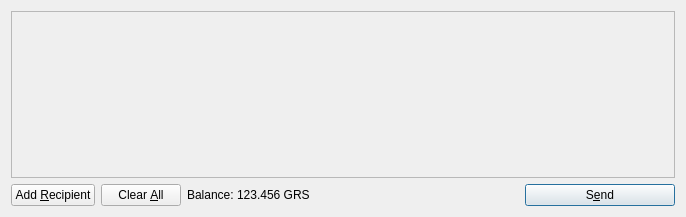
<?xml version="1.0" encoding="UTF-8"?>
<ui version="4.0">
 <class>SendCoinsDialog</class>
 <widget class="QDialog" name="SendCoinsDialog">
  <property name="geometry">
   <rect>
    <x>0</x>
    <y>0</y>
    <width>686</width>
    <height>217</height>
   </rect>
  </property>
  <property name="windowTitle">
   <string>Send Coins</string>
  </property>
  <layout class="QVBoxLayout" name="verticalLayout">
   <item>
    <widget class="QScrollArea" name="scrollArea">
     <property name="widgetResizable">
      <bool>true</bool>
     </property>
     <widget class="QWidget" name="scrollAreaWidgetContents">
      <property name="geometry">
       <rect>
        <x>0</x>
        <y>0</y>
        <width>666</width>
        <height>165</height>
       </rect>
      </property>
      <layout class="QVBoxLayout" name="verticalLayout_2">
       <property name="margin">
        <number>0</number>
       </property>
       <item>
        <layout class="QVBoxLayout" name="entries">
         <property name="spacing">
          <number>6</number>
         </property>
        </layout>
       </item>
       <item>
        <spacer name="verticalSpacer">
         <property name="orientation">
          <enum>Qt::Vertical</enum>
         </property>
         <property name="sizeHint" stdset="0">
          <size>
           <width>20</width>
           <height>40</height>
          </size>
         </property>
        </spacer>
       </item>
      </layout>
     </widget>
    </widget>
   </item>
   <item>
    <layout class="QHBoxLayout" name="horizontalLayout">
     <item>
      <widget class="QPushButton" name="addButton">
       <property name="toolTip">
        <string>Send to multiple recipients at once</string>
       </property>
       <property name="text">
        <string>Add &amp;Recipient</string>
       </property>
       <property name="icon">
        <iconset resource="../bitcoin.qrc">
         <normaloff>:/icons/add</normaloff>:/icons/add</iconset>
       </property>
       <property name="autoDefault">
        <bool>false</bool>
       </property>
      </widget>
     </item>
     <item>
      <widget class="QPushButton" name="clearButton">
       <property name="sizePolicy">
        <sizepolicy hsizetype="Minimum" vsizetype="Fixed">
         <horstretch>0</horstretch>
         <verstretch>0</verstretch>
        </sizepolicy>
       </property>
       <property name="toolTip">
        <string>Remove all transaction fields</string>
       </property>
       <property name="text">
        <string>Clear &amp;All</string>
       </property>
       <property name="icon">
        <iconset resource="../bitcoin.qrc">
         <normaloff>:/icons/remove</normaloff>:/icons/remove</iconset>
       </property>
       <property name="autoRepeatDelay">
        <number>300</number>
       </property>
       <property name="autoDefault">
        <bool>false</bool>
       </property>
      </widget>
     </item>
     <item>
      <layout class="QHBoxLayout" name="horizontalLayout_2">
       <property name="spacing">
        <number>3</number>
       </property>
       <item>
        <widget class="QLabel" name="label">
         <property name="text">
          <string>Balance:</string>
         </property>
        </widget>
       </item>
       <item>
        <widget class="QLabel" name="labelBalance">
         <property name="cursor">
          <cursorShape>IBeamCursor</cursorShape>
         </property>
         <property name="text">
          <string>123.456 GRS</string>
         </property>
         <property name="textInteractionFlags">
          <set>Qt::LinksAccessibleByMouse|Qt::TextSelectableByKeyboard|Qt::TextSelectableByMouse</set>
         </property>
        </widget>
       </item>
      </layout>
     </item>
     <item>
      <spacer name="horizontalSpacer">
       <property name="orientation">
        <enum>Qt::Horizontal</enum>
       </property>
       <property name="sizeHint" stdset="0">
        <size>
         <width>40</width>
         <height>20</height>
        </size>
       </property>
      </spacer>
     </item>
     <item>
      <widget class="QPushButton" name="sendButton">
       <property name="minimumSize">
        <size>
         <width>150</width>
         <height>0</height>
        </size>
       </property>
       <property name="toolTip">
        <string>Confirm the send action</string>
       </property>
       <property name="text">
        <string>S&amp;end</string>
       </property>
       <property name="icon">
        <iconset resource="../bitcoin.qrc">
         <normaloff>:/icons/send</normaloff>:/icons/send</iconset>
       </property>
       <property name="default">
        <bool>true</bool>
       </property>
      </widget>
     </item>
    </layout>
   </item>
  </layout>
 </widget>
 <resources>
  <include location="../bitcoin.qrc"/>
 </resources>
 <connections/>
</ui>
